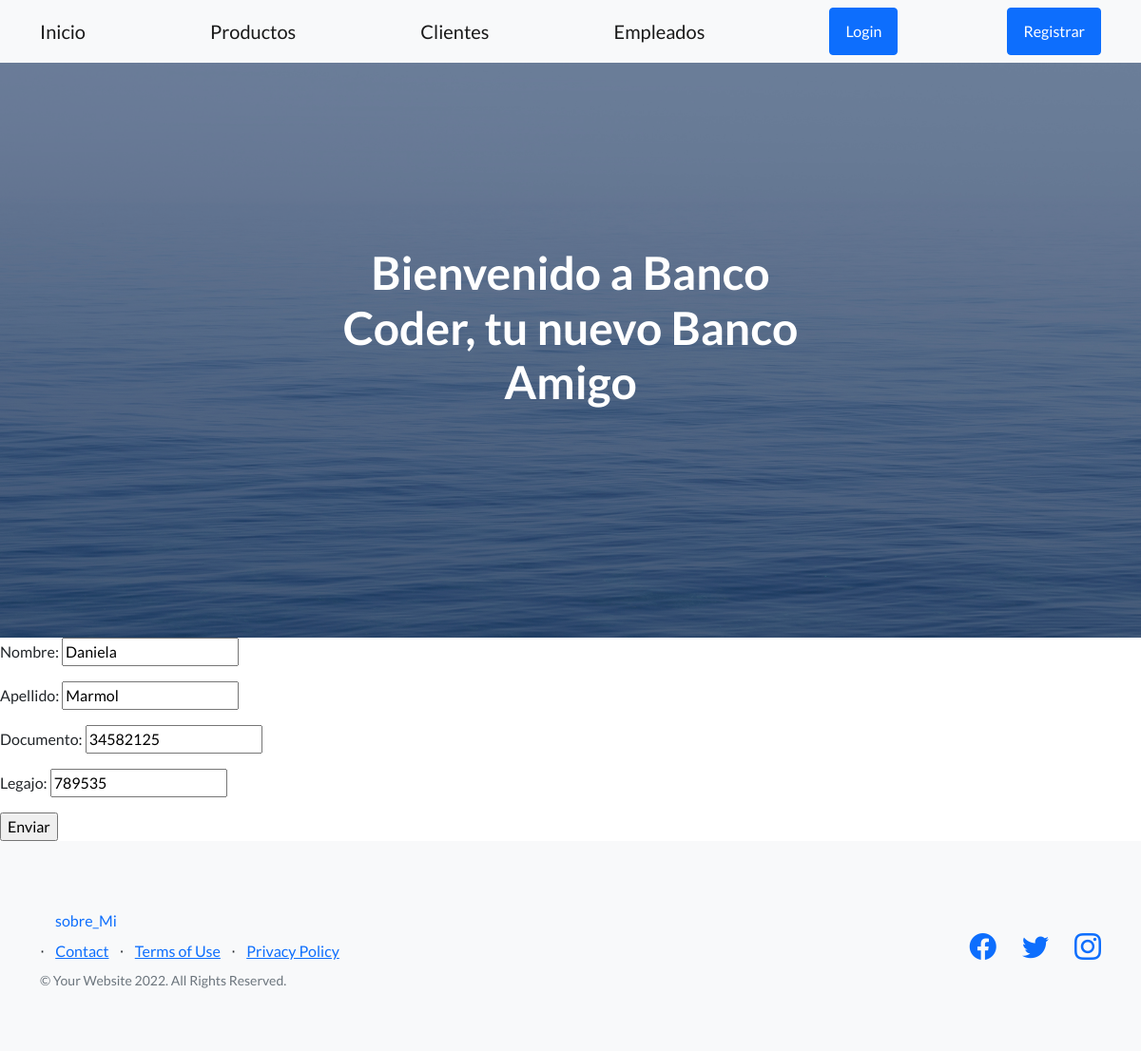
Screenshot of /actualizarempleado/5 with the database file from the repository.
### Appbank/models.py (models this page shows, shortened)
class Empleado(models.Model):
    nombre = models.CharField(max_length=30)
    apellido = models.CharField(max_length=30)
    documento = models.IntegerField()
    legajo = models.IntegerField()

### Appbank/views.py (the view)
# urls.py: path('actualizarempleado/<pk>', EmpleadoUpdate.as_view(), name="ActualizaEmpleado"),
class EmpleadoUpdate(UpdateView):
    model =  Empleado
    template_name= 'update_empleados.html'
    fields = ('__all__')
    success_url = '/Appbank/'

### Appbank/templates/update_empleados.html
{% extends 'padre.html' %}
{% load static %}
{% block contenidoquecambia %}
    <form method="POST">{% csrf_token %}
        {{form.as_p}}
        <input type="submit" value="Enviar"/>
    </form>
{% endblock contenidoquecambia %}

### rows the page displays
Empleado: nombre "Daniela", apellido "Marmol", documento "34582125", legajo "789535"
